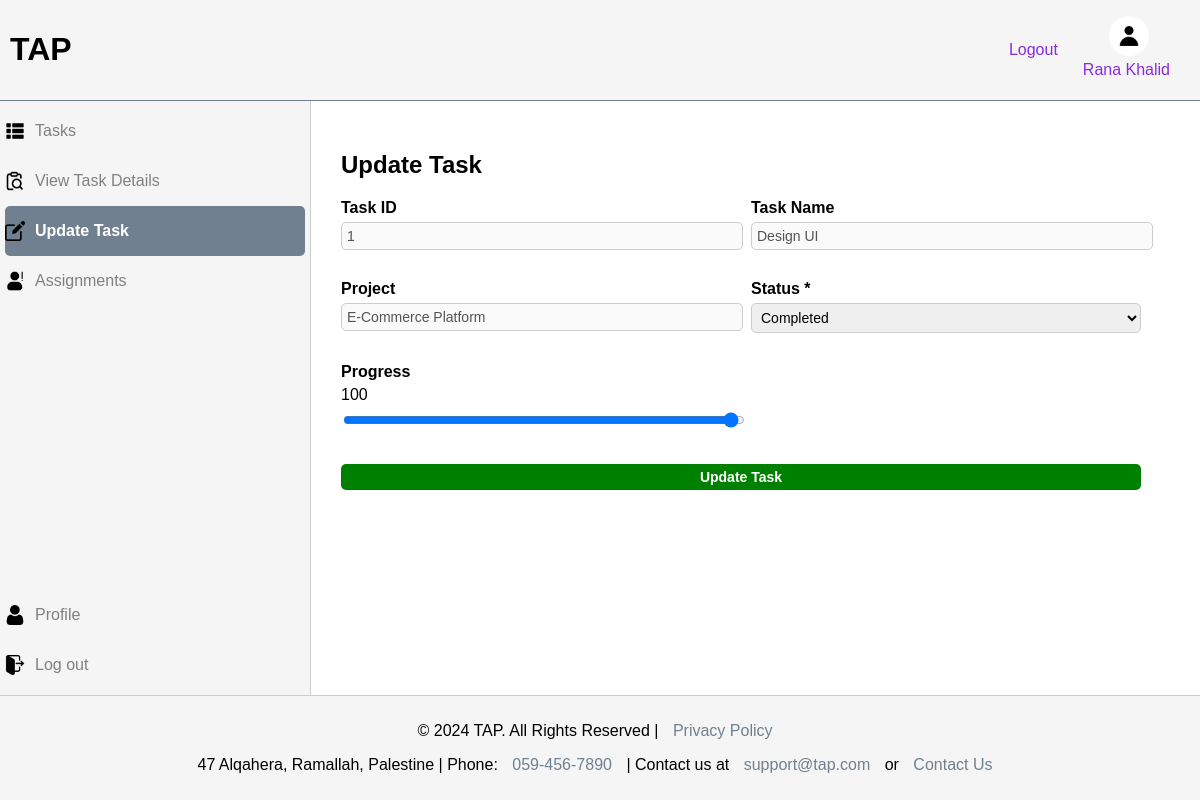
The page /update_task.php?tid=1 (signed in) on the database its author committed.
### tables this page shows
CREATE TABLE `task` (
  `id` int NOT NULL,
  `name` mediumtext NOT NULL,
  `description` mediumtext NOT NULL,
  `project_id` char(10) NOT NULL,
  `start_date` date NOT NULL,
  `end_date` date NOT NULL,
  `effort` decimal(10,0) NOT NULL,
  `status` enum('Pending','In Progress','Completed') NOT NULL DEFAULT 'Pending',
  `priority` enum('Low','Medium','High') NOT NULL,
  `progress` decimal(10,0) NOT NULL DEFAULT '0'
);

CREATE TABLE `project` (
  `id` char(10) NOT NULL,
  `title` mediumtext NOT NULL,
  `description` mediumtext NOT NULL,
  `customer` mediumtext NOT NULL,
  `budget` decimal(10,0) NOT NULL,
  `start_date` date NOT NULL,
  `end_date` date NOT NULL,
  `manager` int DEFAULT NULL,
  `team_leader` int DEFAULT NULL
);

### models/User.php (called while the page is built, shortened)
<?php
class User
{
    private string $role;
    public function getRole(): string
    {
        return $this->role;
    }
}
?>

### db.inc.php (called while the page is built, shortened)
<?php
$db = new DatabaseHelper();
class DatabaseHelper
{
    private $pdo;
    private function connect()
    {
        try {
            $this->pdo = new PDO(DBCONNSTRING, DBUSER, DBPASS);
        } catch (PDOException $e) {
            die("Database connection failed: " . $e->getMessage());
        }
    }
    public function query($sql, $params = []): bool|PDOStatement
    {
        $stmt = $this->pdo->prepare($sql);
        $stmt->execute($params);
        return $stmt;
    }
    public function fetchOne($sql, $params = [])
    {
        return $this->query($sql, $params)->fetch();
    }
    public function getEnumValues(string $tableName, string $columnName): array
    {
        try {
            $query = "SELECT COLUMN_TYPE
                      FROM information_schema.columns
                      WHERE table_name = :table AND column_name = :column AND table_schema = DATABASE()";
            $stmt = $this->pdo->prepare($query);
            $stmt->execute([
                ':table' => $tableName,
                ':column' => $columnName,
            ]);
            $columnType = $stmt->fetchColumn();
            if ($columnType) {
                $columnType = trim($columnType, "enum()");
                $columnType = str_replace("'", "", $columnType);
                return explode(',', $columnType);
            }
            return [];
        } catch (PDOException $e) {
            return [];
        }
    }
}
?>

### models/Task.php (called while the page is built, shortened)
<?php
class Task
{
    private ?int $id;
    private string $name;
    private string $project_id;
    private string $status;
    private float $progress;
    public function __construct(
        ?int $id,
        string $name,
        string $description,
        string $project_id,
        string $start_date,
        string $end_date,
        float $effort,
        string $status,
        string $priority,
        float $progress
    ) {
        $this->id = $id;
        $this->name = $name;
        $this->project_id = $project_id;
        $this->status = $status;
        $this->progress = $progress;
    }
    public function getId(): ?int
    {
        return $this->id;
    }
    public function getName(): string
    {
        return $this->name;
    }
    public function getProjectId(): string
    {
        return $this->project_id;
    }
    public function getStatus(): string
    {
        return $this->status;
    }
    public function getProgress(): float
    {
        return $this->progress;
    }
    public static function fromArray(array $data): Task
    {
        return new Task(
            isset($data['id']) ? (int) $data['id'] : null,
            $data['name'],
            $data['description'],
            $data['project_id'],
            $data['start_date'],
            $data['end_date'],
            (float) $data['effort'],
            $data['status'],
            $data['priority'],
            (float) $data['progress']
        );
    }
    public static function findById(DatabaseHelper $databaseHelper, string $id)
    {
        $task = $databaseHelper->fetchOne("SELECT * FROM `task` WHERE `id` = :id", ['id' => $id]);
        return $task ? self::fromArray($task) : null;
    }
}

### models/Project.php (called while the page is built, shortened)
<?php
class Project
{
    private string $title;
    public function __construct(
        string $id,
        string $title,
        string $description,
        string $customer,
        float $budget,
        string $start_date,
        string $end_date,
        ?string $manager = null,
        ?string $team_leader = null
    ) {
        $this->title = $title;
    }
    public function getTitle(): string
    {
        return $this->title;
    }
    public static function fromArray(array $data): Project
    {
        return new Project(
            $data['id'],
            $data['title'],
            $data['description'],
            $data['customer'],
            (float) $data['budget'],
            $data['start_date'],
            $data['end_date'],
            $data['manager'] ?? null,
            $data['team_leader'] ?? null
        );
    }
    public static function findById(DatabaseHelper $databaseHelper, string $id): ?Project
    {
        $db_project = $databaseHelper->fetchOne("SELECT * FROM `project` WHERE `id` = :id", ['id' => $id]);
        if ($db_project) {
            return self::fromArray($db_project);
        }
        return null;
    }
}
?>

### update_task.php (the view, shortened to what this page needs)
<?php
require "./db.inc.php";
require "./models/User.php";
require "./models/Project.php";
require "./models/Task.php";
if (isset($_GET["tid"])) {
    $task = Task::findById($db, $_GET["tid"]);
} else {
    header("Location: tasks.php");
}
?>
<!DOCTYPE html>
<html lang="en">
<head>
    <link rel="stylesheet" href="./assets/css/main.css">
    <link rel="stylesheet" href="./assets/css/new_project.css">
</head>
<body>
    <?php require_once "./layout/header.php" ?>
    <div class="container">
        <?php require_once "./layout/side_nav.php" ?>
        <main>
            <?php if ($user instanceof User && $task instanceof Task) { ?>
                <?php if ($user->getRole() == "Team Member") { ?>
                    <section class="form-container">
                        <h1>Update Task</h1>
                        <form action="<?php $_SERVER["REQUEST_URI"] ?>" method="post" enctype="multipart/form-data">
                            <div>
                                <label for="id">Task ID</label>
                                <input disabled type="text" id="id" value="<?php echo $task->getId() ?>">
                            </div>
                            <div>
                                <label for="name">Task Name</label>
                                <input disabled type="text" id="name" value="<?php echo $task->getName() ?>">
                            </div>
                            <div>
                                <label for="project">Project</label>
                                <input disabled type="text" id="project" value="<?php
                                $project = Project::findById($db, $task->getProjectId());
                                if ($project) {
                                    echo $project->getTitle();
                                } else {
                                    echo "Unknown";
                                }
                                ?>">
                            </div>
                            <div>
                                <label for="status">Status *</label>
                                <select id="status" name="status" required>
                                    <?php foreach ($db->getEnumValues("task", "status") as $status) { ?>
                                        <option <?php echo ($task->getStatus() == $status) ? "selected" : "" ?>
                                            value="<?php echo $status ?>">
                                            <?php echo $status ?>
                                        </option>
                                    <?php } ?>
                                </select>
                            </div>
                            <div>
                                <label for="progress">Progress</label>
                                <output for="progress"><?php echo $task->getProgress() ?></output>
                                <input type="range" name="progress" id="progress" min="0" max="100" step="0.1"
                                    value="<?php echo $task->getProgress() ?>"
                                    oninput="this.previousElementSibling.value = this.value">
                            </div>
                            <div class="full-width">
                                <button type="submit">Update Task</button>
                            </div>
                        </form>
                    </section>
                <?php } else { ?>
                    <h1>Access Denied!</h1>
                    <p>only can be accessed by a Team Member!</p>
                <?php } ?>
            <?php } ?>
        </main>
    </div>
    <?php require_once "./layout/footer.php" ?>
</body>
</html>

### assets/css/main.css (style rules this page uses)
body { margin: 0; padding: 0; height: 100vh; font-family: Arial, sans-serif; display: flex; flex-direction: column; }
.container { display: flex; flex: 1 1 0; }
main { flex: 1 1 0; padding: 20px; background-color: white; }

### assets/css/new_project.css (style rules this page uses)
.form-container { width: 800px; margin: 0; padding: 10px; }
form { display: grid; grid-template-columns: 1fr 1fr; gap: 20px; }
form .full-width { grid-column: span 2; }
label { display: block; font-weight: bold; margin-bottom: 5px; }
input, textarea, select, button { width: 100%; padding: 5px; margin-bottom: 10px; border: 1px solid #ccc; border-radius: 5px; font-size: 14px; }
button { background-color: green; color: white; font-weight: bold; cursor: pointer; border: none; }

### rows shown on the page
task: id "1", name "Design UI", status "Completed", progress "100"
project: title "E-Commerce Platform"

### other values the page prints
$user->getName() "Rana Khalid"
